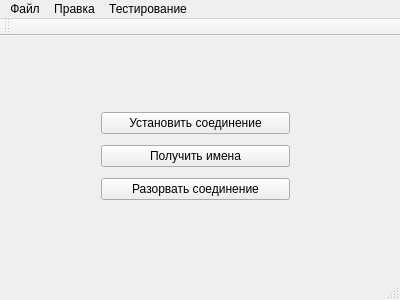
<?xml version="1.0" encoding="UTF-8"?>
<ui version="4.0">
 <class>MainWindow</class>
 <widget class="QMainWindow" name="MainWindow">
  <property name="geometry">
   <rect>
    <x>0</x>
    <y>0</y>
    <width>400</width>
    <height>300</height>
   </rect>
  </property>
  <property name="windowTitle">
   <string>MainWindow</string>
  </property>
  <widget class="QWidget" name="centralWidget">
   <widget class="QWidget" name="verticalLayoutWidget">
    <property name="geometry">
     <rect>
      <x>90</x>
      <y>60</y>
      <width>211</width>
      <height>121</height>
     </rect>
    </property>
    <layout class="QVBoxLayout" name="verticalLayout_2">
     <item>
      <widget class="QPushButton" name="pushButton">
       <property name="text">
        <string>Установить соединение</string>
       </property>
      </widget>
     </item>
     <item>
      <widget class="QPushButton" name="pushButton_3">
       <property name="text">
        <string>Получить имена</string>
       </property>
      </widget>
     </item>
     <item>
      <widget class="QPushButton" name="pushButton_2">
       <property name="text">
        <string>Разорвать соединение</string>
       </property>
      </widget>
     </item>
    </layout>
   </widget>
  </widget>
  <widget class="QMenuBar" name="menuBar">
   <property name="geometry">
    <rect>
     <x>0</x>
     <y>0</y>
     <width>400</width>
     <height>21</height>
    </rect>
   </property>
   <widget class="QMenu" name="menu">
    <property name="title">
     <string>Файл</string>
    </property>
    <addaction name="action"/>
    <addaction name="action_2"/>
   </widget>
   <widget class="QMenu" name="menu_2">
    <property name="title">
     <string>Правка</string>
    </property>
   </widget>
   <widget class="QMenu" name="menu_3">
    <property name="title">
     <string>Тестирование</string>
    </property>
   </widget>
   <addaction name="menu"/>
   <addaction name="menu_2"/>
   <addaction name="menu_3"/>
  </widget>
  <widget class="QToolBar" name="mainToolBar">
   <attribute name="toolBarArea">
    <enum>TopToolBarArea</enum>
   </attribute>
   <attribute name="toolBarBreak">
    <bool>false</bool>
   </attribute>
  </widget>
  <widget class="QStatusBar" name="statusBar"/>
  <action name="action">
   <property name="text">
    <string>&amp;Импорт</string>
   </property>
  </action>
  <action name="action_2">
   <property name="text">
    <string>&amp;Выход</string>
   </property>
  </action>
 </widget>
 <layoutdefault spacing="6" margin="11"/>
 <resources/>
 <connections/>
</ui>
